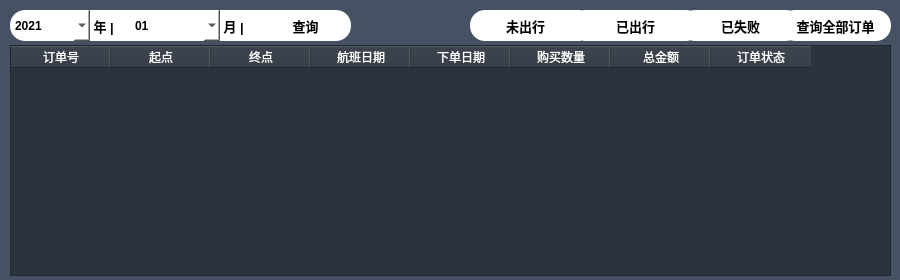
<?xml version="1.0" encoding="UTF-8"?>
<ui version="4.0">
 <class>myOrder</class>
 <widget class="QWidget" name="myOrder">
  <property name="geometry">
   <rect>
    <x>0</x>
    <y>0</y>
    <width>900</width>
    <height>280</height>
   </rect>
  </property>
  <property name="windowTitle">
   <string>Form</string>
  </property>
  <property name="styleSheet">
   <string notr="true">background-color: rgb(71, 81, 100);</string>
  </property>
  <widget class="QTableWidget" name="tableWidget">
   <property name="geometry">
    <rect>
     <x>10</x>
     <y>45</y>
     <width>881</width>
     <height>231</height>
    </rect>
   </property>
   <property name="styleSheet">
    <string notr="true">background-color: rgb(43, 51, 62);
color: rgb(255, 255, 255);</string>
   </property>
   <property name="editTriggers">
    <set>QAbstractItemView::NoEditTriggers</set>
   </property>
   <property name="selectionBehavior">
    <enum>QAbstractItemView::SelectRows</enum>
   </property>
   <column>
    <property name="text">
     <string>订单号</string>
    </property>
   </column>
   <column>
    <property name="text">
     <string>起点</string>
    </property>
   </column>
   <column>
    <property name="text">
     <string>终点</string>
    </property>
   </column>
   <column>
    <property name="text">
     <string>航班日期</string>
    </property>
   </column>
   <column>
    <property name="text">
     <string>下单日期</string>
    </property>
   </column>
   <column>
    <property name="text">
     <string>购买数量</string>
    </property>
   </column>
   <column>
    <property name="text">
     <string>总金额</string>
    </property>
   </column>
   <column>
    <property name="text">
     <string>订单状态</string>
    </property>
   </column>
  </widget>
  <widget class="QComboBox" name="comboBox_2">
   <property name="geometry">
    <rect>
     <x>130</x>
     <y>10</y>
     <width>90</width>
     <height>31</height>
    </rect>
   </property>
   <property name="font">
    <font>
     <weight>75</weight>
     <bold>true</bold>
    </font>
   </property>
   <property name="styleSheet">
    <string notr="true">background-color: rgb(255, 255, 255);
border-top-right-radius:15px;
border-bottom-right-radius:15px;</string>
   </property>
   <item>
    <property name="text">
     <string>01</string>
    </property>
   </item>
   <item>
    <property name="text">
     <string>02</string>
    </property>
   </item>
   <item>
    <property name="text">
     <string>03</string>
    </property>
   </item>
   <item>
    <property name="text">
     <string>04</string>
    </property>
   </item>
   <item>
    <property name="text">
     <string>05</string>
    </property>
   </item>
   <item>
    <property name="text">
     <string>06</string>
    </property>
   </item>
   <item>
    <property name="text">
     <string>07</string>
    </property>
   </item>
   <item>
    <property name="text">
     <string>08</string>
    </property>
   </item>
   <item>
    <property name="text">
     <string>09</string>
    </property>
   </item>
   <item>
    <property name="text">
     <string>10</string>
    </property>
   </item>
   <item>
    <property name="text">
     <string>11</string>
    </property>
   </item>
   <item>
    <property name="text">
     <string>12</string>
    </property>
   </item>
  </widget>
  <widget class="QLabel" name="label">
   <property name="geometry">
    <rect>
     <x>90</x>
     <y>10</y>
     <width>40</width>
     <height>31</height>
    </rect>
   </property>
   <property name="font">
    <font>
     <pointsize>10</pointsize>
     <weight>75</weight>
     <bold>true</bold>
    </font>
   </property>
   <property name="styleSheet">
    <string notr="true">background-color: rgb(255, 255, 255);</string>
   </property>
   <property name="text">
    <string> 年 |</string>
   </property>
  </widget>
  <widget class="QLabel" name="label_4">
   <property name="geometry">
    <rect>
     <x>220</x>
     <y>10</y>
     <width>41</width>
     <height>31</height>
    </rect>
   </property>
   <property name="font">
    <font>
     <pointsize>10</pointsize>
     <weight>75</weight>
     <bold>true</bold>
    </font>
   </property>
   <property name="styleSheet">
    <string notr="true">background-color: rgb(255, 255, 255);</string>
   </property>
   <property name="text">
    <string> 月 |</string>
   </property>
  </widget>
  <widget class="QComboBox" name="comboBox">
   <property name="geometry">
    <rect>
     <x>10</x>
     <y>10</y>
     <width>80</width>
     <height>31</height>
    </rect>
   </property>
   <property name="font">
    <font>
     <weight>75</weight>
     <bold>true</bold>
    </font>
   </property>
   <property name="styleSheet">
    <string notr="true">background-color: rgb(255, 255, 255);
border-top-left-radius:15px;
border-bottom-left-radius:15px;</string>
   </property>
   <item>
    <property name="text">
     <string>2021</string>
    </property>
   </item>
  </widget>
  <widget class="QPushButton" name="pushButton">
   <property name="geometry">
    <rect>
     <x>260</x>
     <y>10</y>
     <width>91</width>
     <height>31</height>
    </rect>
   </property>
   <property name="font">
    <font>
     <pointsize>10</pointsize>
     <weight>75</weight>
     <bold>true</bold>
    </font>
   </property>
   <property name="styleSheet">
    <string notr="true">#pushButton:!hover
{
background-color: rgb(255, 255, 255);
border-top-right-radius:15px;
border-bottom-right-radius:15px;
}
#pushButton:hover
{
background-color: rgb(85, 187, 138);
border-top-right-radius:15px;
border-bottom-right-radius:15px;
color: rgb(255, 255, 255);
}</string>
   </property>
   <property name="text">
    <string>查询</string>
   </property>
  </widget>
  <widget class="QPushButton" name="pushButton_2">
   <property name="geometry">
    <rect>
     <x>780</x>
     <y>10</y>
     <width>111</width>
     <height>31</height>
    </rect>
   </property>
   <property name="font">
    <font>
     <pointsize>10</pointsize>
     <weight>75</weight>
     <bold>true</bold>
    </font>
   </property>
   <property name="styleSheet">
    <string notr="true">#pushButton_2:!hover
{
background-color: rgb(255, 255, 255);
border-radius:15px;

}
#pushButton_2:hover
{
background-color: rgb(85, 187, 138);
border-radius:15px;
color: rgb(255, 255, 255);
}</string>
   </property>
   <property name="text">
    <string>查询全部订单</string>
   </property>
  </widget>
  <widget class="QPushButton" name="pushButton_3">
   <property name="geometry">
    <rect>
     <x>470</x>
     <y>10</y>
     <width>111</width>
     <height>31</height>
    </rect>
   </property>
   <property name="font">
    <font>
     <pointsize>10</pointsize>
     <weight>75</weight>
     <bold>true</bold>
    </font>
   </property>
   <property name="styleSheet">
    <string notr="true">#pushButton_3:!hover
{
background-color: rgb(255, 255, 255);
border-top-left-radius:15px;
border-bottom-left-radius:15px;
}
#pushButton_3:hover
{
background-color: rgb(85, 187, 138);
border-top-left-radius:15px;
border-bottom-left-radius:15px;
color: rgb(255, 255, 255);
}</string>
   </property>
   <property name="text">
    <string>未出行</string>
   </property>
  </widget>
  <widget class="QPushButton" name="pushButton_4">
   <property name="geometry">
    <rect>
     <x>570</x>
     <y>10</y>
     <width>131</width>
     <height>31</height>
    </rect>
   </property>
   <property name="font">
    <font>
     <pointsize>10</pointsize>
     <weight>75</weight>
     <bold>true</bold>
    </font>
   </property>
   <property name="styleSheet">
    <string notr="true">#pushButton_4:!hover
{
background-color: rgb(255, 255, 255);
border-radius:15px;
}
#pushButton_4:hover
{
background-color: rgb(85, 187, 138);
color: rgb(255, 255, 255);
border-radius:15px;
}</string>
   </property>
   <property name="text">
    <string>已出行</string>
   </property>
  </widget>
  <widget class="QPushButton" name="pushButton_5">
   <property name="geometry">
    <rect>
     <x>680</x>
     <y>10</y>
     <width>121</width>
     <height>31</height>
    </rect>
   </property>
   <property name="font">
    <font>
     <pointsize>10</pointsize>
     <weight>75</weight>
     <bold>true</bold>
    </font>
   </property>
   <property name="styleSheet">
    <string notr="true">#pushButton_5:!hover
{
background-color: rgb(255, 255, 255);
border-radius:15px;
}
#pushButton_5:hover
{
background-color: rgb(85, 187, 138);
color: rgb(255, 255, 255);
border-radius:15px;
}</string>
   </property>
   <property name="text">
    <string>已失败</string>
   </property>
  </widget>
  <zorder>tableWidget</zorder>
  <zorder>comboBox_2</zorder>
  <zorder>label</zorder>
  <zorder>label_4</zorder>
  <zorder>comboBox</zorder>
  <zorder>pushButton</zorder>
  <zorder>pushButton_3</zorder>
  <zorder>pushButton_4</zorder>
  <zorder>pushButton_5</zorder>
  <zorder>pushButton_2</zorder>
 </widget>
 <resources/>
 <connections/>
</ui>
